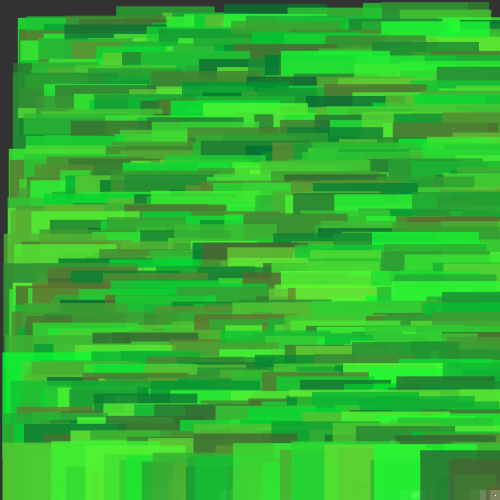
Frame 1 (no input)
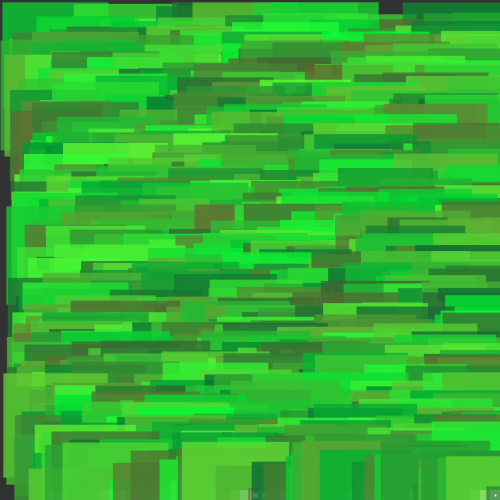
Frame 60 (the mouse pressed at the canvas centre just before this capture)
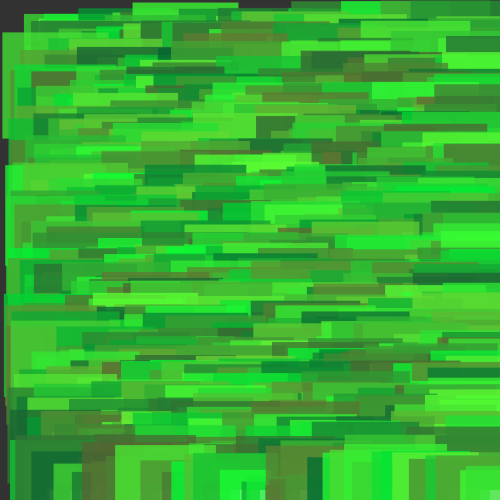
Frame 120 (the mouse held since frame 60 and released just before this capture)

The Processing sketch that drew these frames (run headless with seeded random() and noise(); from frame 60 on, the mouse is pressed at the canvas centre):

// Processing sketch: processing_63797
// ── processing_63797.pde

void setup(){
  size(500, 500);
  background(150);
  smooth();
}
 
void draw(){
  background(50);
    for (float y = 50; y <= height-10; y= y+10) {
      for (float x = 50; x <= width-10; x = x +10) {
        strokeWeight(random(2,100));
        stroke(random(0,100),random(100,255),50,200);
        rect(x, y,10,10);
      }
    }
}
